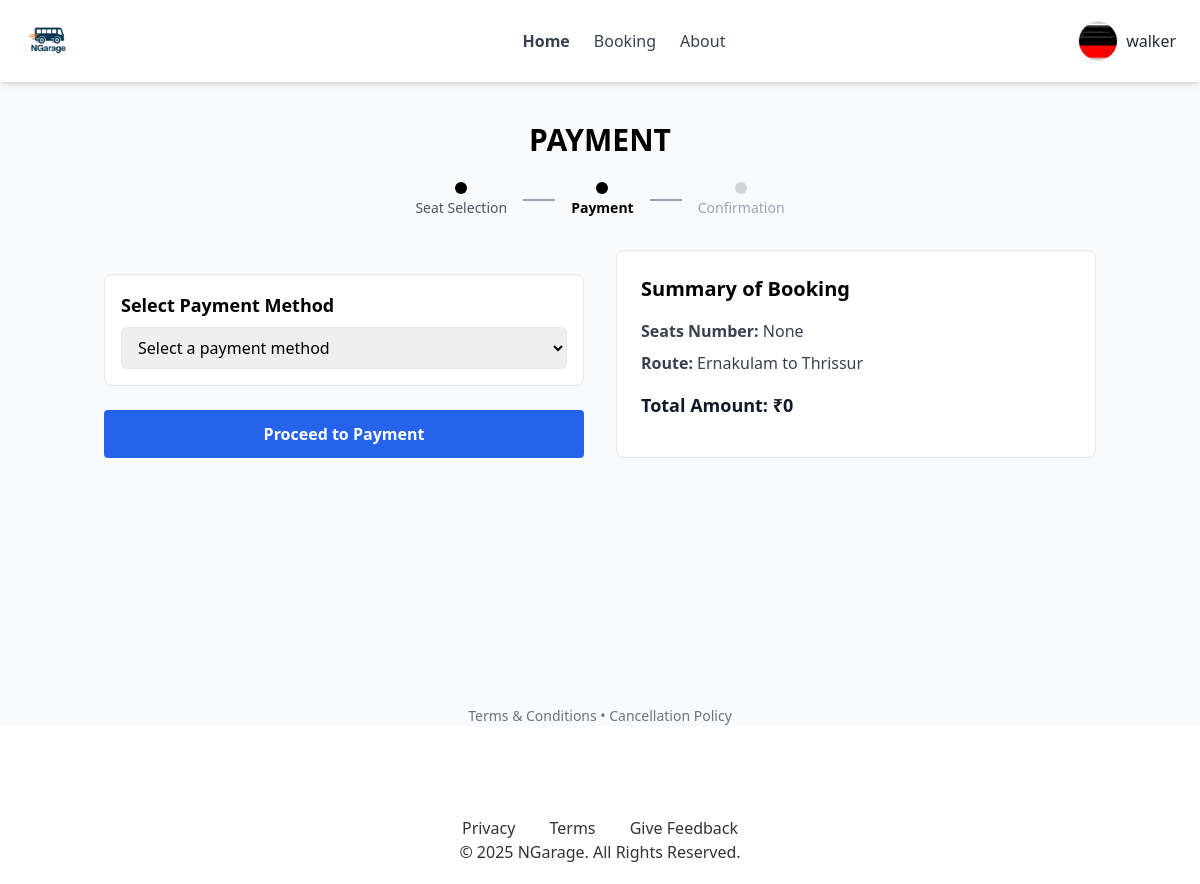
The app's page /process-payment/14/ (signed in) with its own data.
### users/models.py (models this page shows, shortened)
class Profile(models.Model):
    user = models.OneToOneField(settings.AUTH_USER_MODEL, on_delete=models.CASCADE)
    image = models.ImageField(upload_to=user_profile_upload_path, default='profile_pics/default.png')
    phone = models.CharField(max_length=15, blank=True)
    first_name = models.CharField(max_length=50, blank=True)
    last_name = models.CharField(max_length=50, blank=True)

class CustomUser(AbstractUser):
    email = models.EmailField(unique=True)  # Ensure unique email
    reset_token = models.CharField(max_length=64, blank=True, null=True)
    USERNAME_FIELD = 'email'  # Now use email instead of username
    REQUIRED_FIELDS = ['username']  # Username is still required, but not for login
    is_verified = models.BooleanField(default=False)
    verification_token = models.CharField(max_length=64, blank=True, null=True)
    verification_token_created_at = models.DateTimeField(null=True, blank=True)

### booking/models.py (models this page shows, shortened)
class Bus(models.Model):
    name = models.CharField(max_length=100)
    number = models.CharField(max_length=20, unique=True)
    total_seats = models.IntegerField()
    is_ac = models.BooleanField(default=False)
    route = models.ForeignKey('Route', on_delete=models.CASCADE)
    BUS_TYPE_CHOICES = [('AC', 'AC'), ('Non-AC', 'Non-AC')]
    type = models.CharField(max_length=10, choices=BUS_TYPE_CHOICES)
    price = models.DecimalField(max_digits=6, decimal_places=2)
    intermediate_stops = models.JSONField(default=list)
    timing = models.TimeField(default="12:00:00")
    seat_layout = models.TextField(default=json.dumps([
        ['1', '2', 'aisle', '3', '4'],
        ['5', '6', 'aisle', '7', '8'],
        ['9', '10', 'aisle', '11', '12'],
        ['13', '14', 'aisle', '15', '16'],
        ['17', '18', 'aisle', '19', '20'],
        ['21', '22', 'aisle', '23', '24'],
    ]))

class Route(models.Model):
    source = models.CharField(max_length=100)
    destination = models.CharField(max_length=100)
    distance = models.FloatField()
    def __str__(self):
        return f"{self.source} to {self.destination}"

### booking/views.py (the view, shortened to what this page needs)
# urls.py: path("process-payment/<int:schedule_id>/", views.process_payment, name="process_payment"),
def process_payment(request, schedule_id):
    schedule = get_object_or_404(BusSchedule, id=schedule_id)
    bus = schedule.bus
    seats = request.session.get("selected_seats")
    total_price = request.session.get("total_price", "0")
    discount_applied = request.session.get("discount_applied", "0")
    passenger_name = request.session.get("passenger_name", "").strip()
    passenger_age = request.session.get("passenger_age", "").strip()
    passenger_email = request.session.get("passenger_email", "").strip()
    if request.method == "GET":
        if seats and total_price and passenger_email:
            try:
                total_price_decimal = Decimal(total_price)
                razorpay_order = razorpay_client.order.create({
                    "amount": int(total_price_decimal * 100),
                    "currency": "INR",
                    "payment_capture": "1"
                })
                request.session["razorpay_order_id"] = razorpay_order['id']
            except Exception as e:
                print(f"Razorpay Error (GET): {e}")
                razorpay_order = None
        else:
            razorpay_order = None
        return render(request, "booking/payment.html", {
            "bus": bus,
            "schedule": schedule,
            "seats": seats,
            "total_price": total_price,
            "discount_applied": discount_applied,
            "passenger_name": passenger_name,
            "passenger_email": passenger_email,
            "razorpay_order_id": razorpay_order["id"] if razorpay_order else None,
            "razorpay_key": settings.RAZORPAY_KEY_ID,
        })

### users/context_processors.py (called while the page is built)
def user_profile_context(request):
    if request.user.is_authenticated:
        try:
            return {'user_profile': request.user.profile}
        except Profile.DoesNotExist:
            return {'user_profile': None}
    return {'user_profile': None}

### booking/templates/booking/payment.html (shortened to what this page needs)
{% load static %}
{% load crispy_forms_tags %}
<!DOCTYPE html>
<html lang="en">
<head>
  <link href="https://cdnjs.cloudflare.com/ajax/libs/font-awesome/6.0.0-beta3/css/all.min.css" rel="stylesheet">
  <script src="https://cdn.tailwindcss.com"></script>
</head>
<body class="bg-gray-50 font-sans">
  <nav class="bg-white shadow-md px-6 py-4 flex items-center justify-between relative">
    <div>
      <a href="{% url 'home' %}">
        <img src="{% static 'img/ngarage_logo.png' %}" alt="NGarage Logo" style="height: 50px; width: auto;">
      </a>
    </div>
    <div class="w-full md:w-1/3 flex justify-center">
      <ul class="flex flex-wrap justify-center space-x-4 md:space-x-6 font-medium text-gray-700">
        <li><a href="{% url 'home' %}" class="hover:text-blue-600 font-semibold">Home</a></li>
        <a href="{% url 'search_buses' %}">Booking</a>
        <a href="{% url 'about' %}">About</a>
      </ul>
    </div>
    <div class="w-auto md:w-1/3 flex justify-end relative profile-dropdown">
      <div class="flex items-center space-x-2 cursor-pointer" onclick="toggleDropdown()">
        {% if user_profile and user_profile.image %}
        <img src="{{ user_profile.image.url }}"  alt="User" class="w-10 h-10 rounded-full object-cover border">
        {% else %}
        <img src="{% static 'images/default_profile.png' %}" alt="User" class="w-10 h-10 rounded-full object-cover border">
        {% endif %}
        <span class="font-medium text-gray-800 hidden sm:inline">
          {{ request.user.first_name|default:request.user.username }}</span>
      </div>
    </div>
  </nav>
<div class="max-w-5xl mx-auto px-4 py-10">
  <h2 class="text-3xl font-bold text-center mb-6">PAYMENT</h2>
  <div class="flex justify-center items-center mb-8 space-x-4 text-sm text-gray-600">
    <div class="flex flex-col items-center">
      <div class="w-3 h-3 rounded-full bg-black mb-1"></div>
      <span>Seat Selection</span>
    </div>
    <div class="w-8 border-t-2 border-gray-400"></div>
    <div class="flex flex-col items-center">
      <div class="w-3 h-3 rounded-full bg-black mb-1"></div>
      <span class="font-bold text-black">Payment</span>
    </div>
    <div class="w-8 border-t-2 border-gray-400"></div>
    <div class="flex flex-col items-center">
      <div class="w-3 h-3 rounded-full bg-gray-300 mb-1"></div>
      <span class="text-gray-400">Confirmation</span>
    </div>
  </div>
  <div class="grid md:grid-cols-2 gap-8">
<form action="{% url 'process_payment' schedule.id %}" method="POST" id="payment-method-form" class="space-y-6">
  <div class="border rounded-lg p-4 bg-white">
      <h3 class="text-lg font-semibold mb-2">Select Payment Method</h3>
      <select name="payment_method" id="payment_method" class="w-full px-3 py-2 border rounded-md" required>
          <option value="" disabled selected>Select a payment method</option>
      </select>
  </div>
  <button type="submit"
      class="w-full bg-blue-600 text-white font-semibold py-3 rounded hover:bg-blue-700 transition">
      Proceed to Payment
  </button>
</form>
    <div class="bg-white p-6 rounded-lg border">
      <h3 class="text-xl font-semibold mb-4">Summary of Booking</h3>
      <p class="text-gray-700 mb-2"><strong>Seats Number:</strong> {{ seats|join:", " }}</p>
      <p class="text-gray-700 mb-2"><strong>Route:</strong> {{ bus.route }}</p>
      <p class="text-gray-900 text-lg font-bold mt-4">Total Amount: <span>₹{{ total_price }}</span></p>
    </div>
  </div>
</div>
</body>
<br>
<br>
<br>
<br>
<br>
<br>
<br>
  <div class="mt-10 text-sm text-center text-gray-500">
    <a href="{% url 'terms_and_conditions' %}" class="hover:underline">Terms & Conditions</a> •
    <a href="#" class="hover:underline">Cancellation Policy</a>
  </div>
  <footer class="footer">
    <div class="social-icons">
    </div>
    <br>
    <div class="footer-links">
        <a href="{% url 'terms_and_conditions' %}">Privacy</a>
        <a href="{% url 'terms_and_conditions' %}">Terms</a>
        <a href="{% url 'feedback' %}" >Give Feedback</a>
    </div>
    <p>© 2025 NGarage. All Rights Reserved.</p>
  </footer>
</html>

### booking/templates/booking/payment.html (style rules this page uses)
.footer { background: white; color: #333; text-align: center; padding: 20px; position: relative; font-size: 16px; }
.footer .social-icons { margin-top: 10px; }
.footer-links a { color: #333; margin: 0 15px; text-decoration: none; font-size: 16px; transition: 0.3s; }

### records on screen
Profile: image (picture)
CustomUser: user.first_name "walker"
Bus: route "Ernakulam to Thrissur"

### other values on screen
{{ seats|join:", " }} "None"
{{ total_price }} "0"
